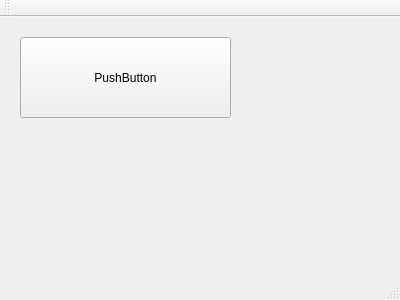
<?xml version="1.0" encoding="UTF-8"?>
<ui version="4.0">
 <class>MainWindow</class>
 <widget class="QMainWindow" name="MainWindow">
  <property name="geometry">
   <rect>
    <x>0</x>
    <y>0</y>
    <width>400</width>
    <height>300</height>
   </rect>
  </property>
  <property name="windowTitle">
   <string>MainWindow</string>
  </property>
  <widget class="QWidget" name="centralWidget">
   <widget class="QPushButton" name="pushButton">
    <property name="geometry">
     <rect>
      <x>20</x>
      <y>20</y>
      <width>211</width>
      <height>81</height>
     </rect>
    </property>
    <property name="text">
     <string>PushButton</string>
    </property>
   </widget>
  </widget>
  <widget class="QMenuBar" name="menuBar">
   <property name="geometry">
    <rect>
     <x>0</x>
     <y>0</y>
     <width>400</width>
     <height>19</height>
    </rect>
   </property>
  </widget>
  <widget class="QToolBar" name="mainToolBar">
   <attribute name="toolBarArea">
    <enum>TopToolBarArea</enum>
   </attribute>
   <attribute name="toolBarBreak">
    <bool>false</bool>
   </attribute>
  </widget>
  <widget class="QStatusBar" name="statusBar"/>
 </widget>
 <layoutdefault spacing="6" margin="11"/>
 <resources/>
 <connections/>
</ui>
